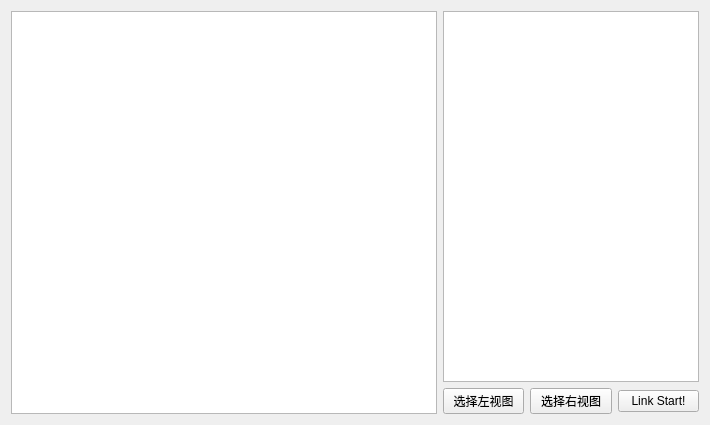
<?xml version="1.0" encoding="UTF-8"?>
<ui version="4.0">
 <class>StereoMatcherView</class>
 <widget class="QWidget" name="StereoMatcherView">
  <property name="geometry">
   <rect>
    <x>0</x>
    <y>0</y>
    <width>710</width>
    <height>425</height>
   </rect>
  </property>
  <property name="windowTitle">
   <string>StereoMatcherView</string>
  </property>
  <layout class="QGridLayout" name="gridLayout">
   <item row="1" column="1">
    <widget class="QPushButton" name="pushButton">
     <property name="text">
      <string>选择左视图</string>
     </property>
    </widget>
   </item>
   <item row="0" column="0" rowspan="2">
    <widget class="QListView" name="listView"/>
   </item>
   <item row="1" column="2">
    <widget class="QPushButton" name="pushButton_2">
     <property name="text">
      <string>选择右视图</string>
     </property>
    </widget>
   </item>
   <item row="1" column="3">
    <widget class="QPushButton" name="pushButton_3">
     <property name="text">
      <string>Link Start!</string>
     </property>
    </widget>
   </item>
   <item row="0" column="1" colspan="3">
    <widget class="QGraphicsView" name="graphicsView"/>
   </item>
  </layout>
 </widget>
 <layoutdefault spacing="6" margin="11"/>
 <resources/>
 <connections>
  <connection>
   <sender>pushButton_3</sender>
   <signal>clicked()</signal>
   <receiver>StereoMatcherView</receiver>
   <slot>onPush_LinkStart()</slot>
   <hints>
    <hint type="sourcelabel">
     <x>684</x>
     <y>409</y>
    </hint>
    <hint type="destinationlabel">
     <x>706</x>
     <y>367</y>
    </hint>
   </hints>
  </connection>
 </connections>
 <slots>
  <slot>onPush_LinkStart()</slot>
 </slots>
</ui>
